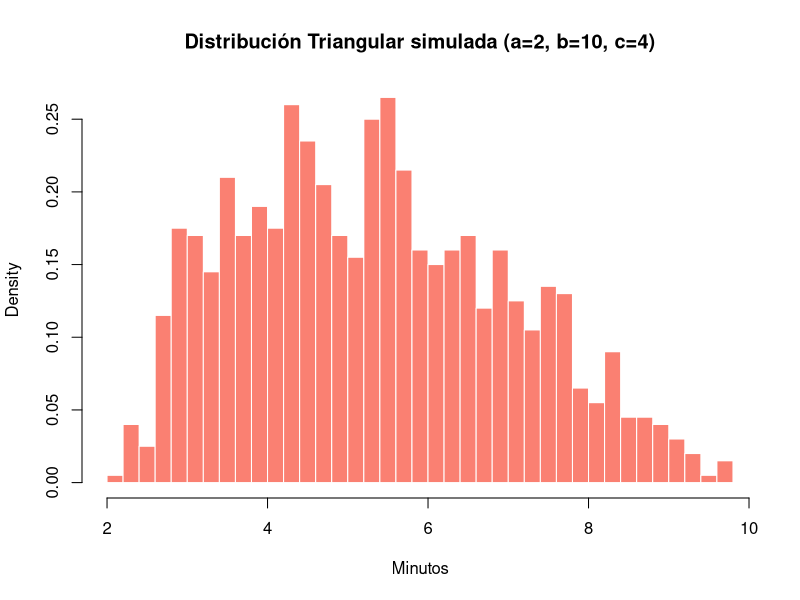

Here is the R script that generated this plot:
# Limpia el entorno
rm(list = ls())

# Parámetros de la distribución triangular
a <- 2   # mínimo
b <- 10  # máximo
c <- 4   # modo

# Función de densidad triangular
f_triangular <- function(x, a, b, c) {
  if (x < a || x > b) return(0)
  if (x <= c) return(2 * (x - a) / ((b - a) * (c - a)))
  else return(2 * (b - x) / ((b - a) * (b - c)))
}

# Simulación por aceptación-rechazo
set.seed(3030)
n <- 1000
resultados <- numeric(0)

while (length(resultados) < n) {
  x <- runif(1, min = a, max = b)
  u <- runif(1)
  fx <- f_triangular(x, a, b, c)
  if (u <= fx) {
    resultados <- c(resultados, x)
  }
}

# Mostrar primeras simulaciones
head(resultados, 20)

# Histograma
hist(resultados,
     breaks = 30,
     probability = TRUE,
     main = "Distribución Triangular simulada (a=2, b=10, c=4)",
     xlab = "Minutos",
     col = "salmon",
     border = "white")
